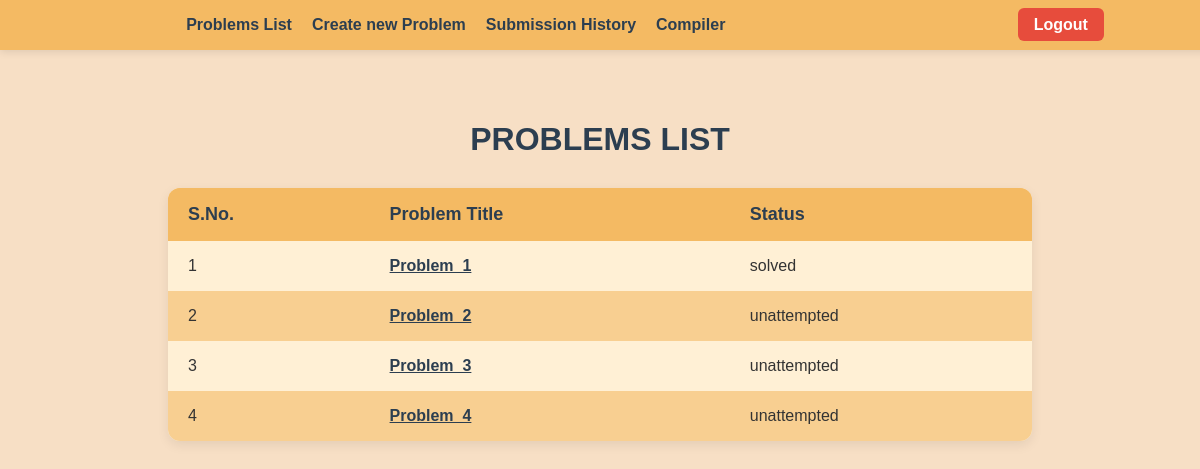
/home/ (signed in), run on an earlier commit of the app's database.
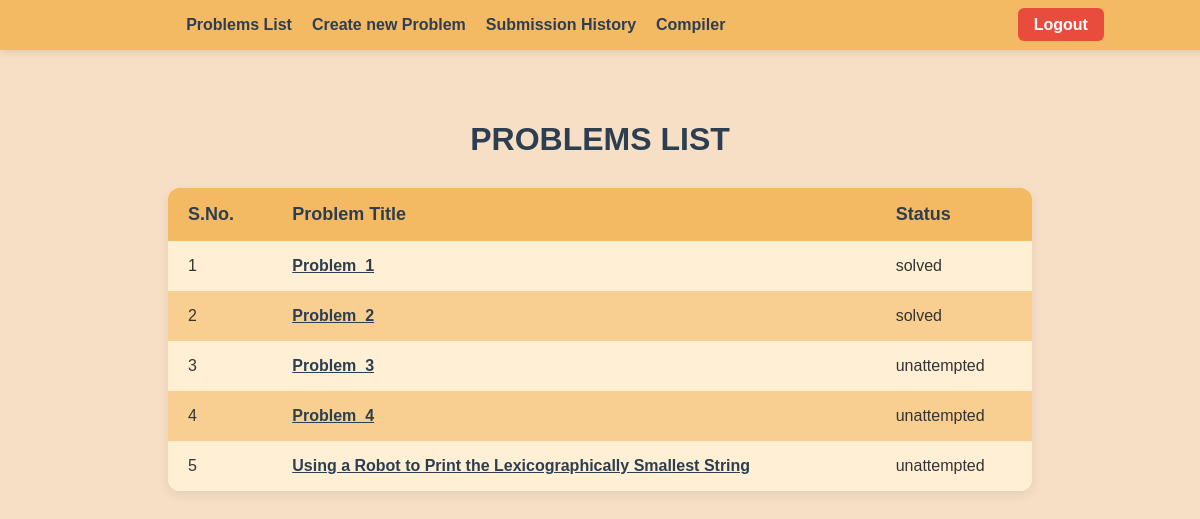
And on a later commit of the database.
### home/models.py (models this page shows)
class Problem(models.Model):
    id=models.AutoField(primary_key=True)
    problem_id =models.CharField(max_length=50,unique=True)
    problem_title = models.CharField(max_length=100,unique=True)
    problem_description = models.TextField()
    problem_author=models.ForeignKey(User, on_delete=models.CASCADE)

### home/views.py (the view)
# urls.py: 2. Add a URL to urlpatterns:  path('', views.home, name='home')
@login_required
def home(request):
    problems_list = list(Problem.objects.all())
    status_list=["unattempted" for _ in problems_list]
    submissions= Submission.objects.filter(user=request.user)
    for submission in submissions:
        problem_index= problems_list.index(submission.problem)
        if status_list[problem_index]== "unattempted":
            if submission.status == "Accepted":
                status_list[problem_index] = "solved"
            else:
                status_list[problem_index] = "attempted"
        elif status_list[problem_index] == "attempted":
            if submission.status == "Accepted":
                status_list[problem_index] = "solved"
    problems_list = zip(problems_list, status_list)
    context = {
        'combined_data': problems_list,
    }
    template=loader.get_template('home.html')
    return HttpResponse(template.render(context, request))

### home/templates/Home.html (shortened to what this page needs)
{% extends "base.html" %}
{% load static %}
{% block content %}
<!DOCTYPE html>
<html>
    <head>
    </head>
    <body>
        <h1>PROBLEMS LIST</h1>
        <table>
            <tr>
                <th>S.No.</th>
                <th>Problem Title</th>
                <th>Status</th>
            </tr>
        {% for  problem, status in combined_data %}
            <tr>
                <td>{{ forloop.counter }}</td>
                <td><a href="{% url 'problem_detail' problem_id=problem.problem_id %}">{{ problem.problem_title }}</a></td>
                <td>{{ status }}</td>
            </tr>
        {% endfor %}
        </table>
    </body>
</html>
{% endblock content %}

### home/templates/base.html (shortened to what this page needs)
<!DOCTYPE html>
<html lang="en">
<head>
</head>
<body>
    <div class="navbar">
        <div class="nav-left">
            <a href="{% url 'home' %}">Problems List</a>
            <a href="{% url 'add_problem' %}">Create new Problem</a>
            <a href="{% url 'submission_history' %}">Submission History</a>
            <a href="{% url 'compiler'%}">Compiler</a>
        </div>
        <div class="nav-right">
            <a href="{% url 'logout' %}" class="logout">Logout</a>
        </div>
    </div>
    <div class="container">
        {% block content %}{% endblock %}
    </div>
</body>
</html>

### home/templates/base.html (style rules this page uses)
body { font-family: Arial, sans-serif; background-color: #f7dfc5; color: #333; margin: 0; padding-top: 80px; }
.navbar { position: fixed; top: 0; left: 0; width: 100%; background-color: #f4ba63; color: #2c3e50; padding: 16px 40px; display: flex; justify-content: space-around; align-items: center; box-shadow: 0 2px 8px rgba(0, 0, 0, 0.1); z-index: 1000; }
.navbar a { color: #2c3e50; text-decoration: none; font-weight: bold; font-size: 16px; margin-right: 20px; transition: color 0.3s; }
.nav-left { display: flex; float: left; margin-left: 10px; align-items: center; }
.nav-right .logout { background-color: #e74c3c; color: white; padding: 8px 16px; border-radius: 6px; margin-right: 0; }
.container { padding: 20px 40px; }

### home/templates/Home.html (style rules this page uses)
body { font-family: Arial, sans-serif; background-color: #f7dfc5; color: #333; padding: 80px; margin: 0; }
h1 { font-family: 'Poppins', sans-serif; color: #2c3e50; font-size: 32px; margin-bottom: 30px; text-align: center; }
table { width: 90%; max-width: 1000px; margin: auto; border-collapse: collapse; background-color: #fff5e1; box-shadow: 0 4px 12px rgba(0, 0, 0, 0.08); border-radius: 12px; overflow: hidden; }
th, td { padding: 16px 20px; text-align: left; }
th { background-color: #f4ba63; color: #2c3e50; font-family: 'Poppins', sans-serif; font-size: 18px; }
tr:nth-child(odd) { background-color: #f8cf91; }
tr:nth-child(even) { background-color: #fff0d5; }
td a { color: #2c3e50; font-weight: bold; }

What changed in the data, as far as the page shows it:
computed for Problem "Problem_2": status "unattempted" → "solved"
added Problem: problem_title "Using a Robot to Print the Lexicographically Smallest String", status "unattempted"
